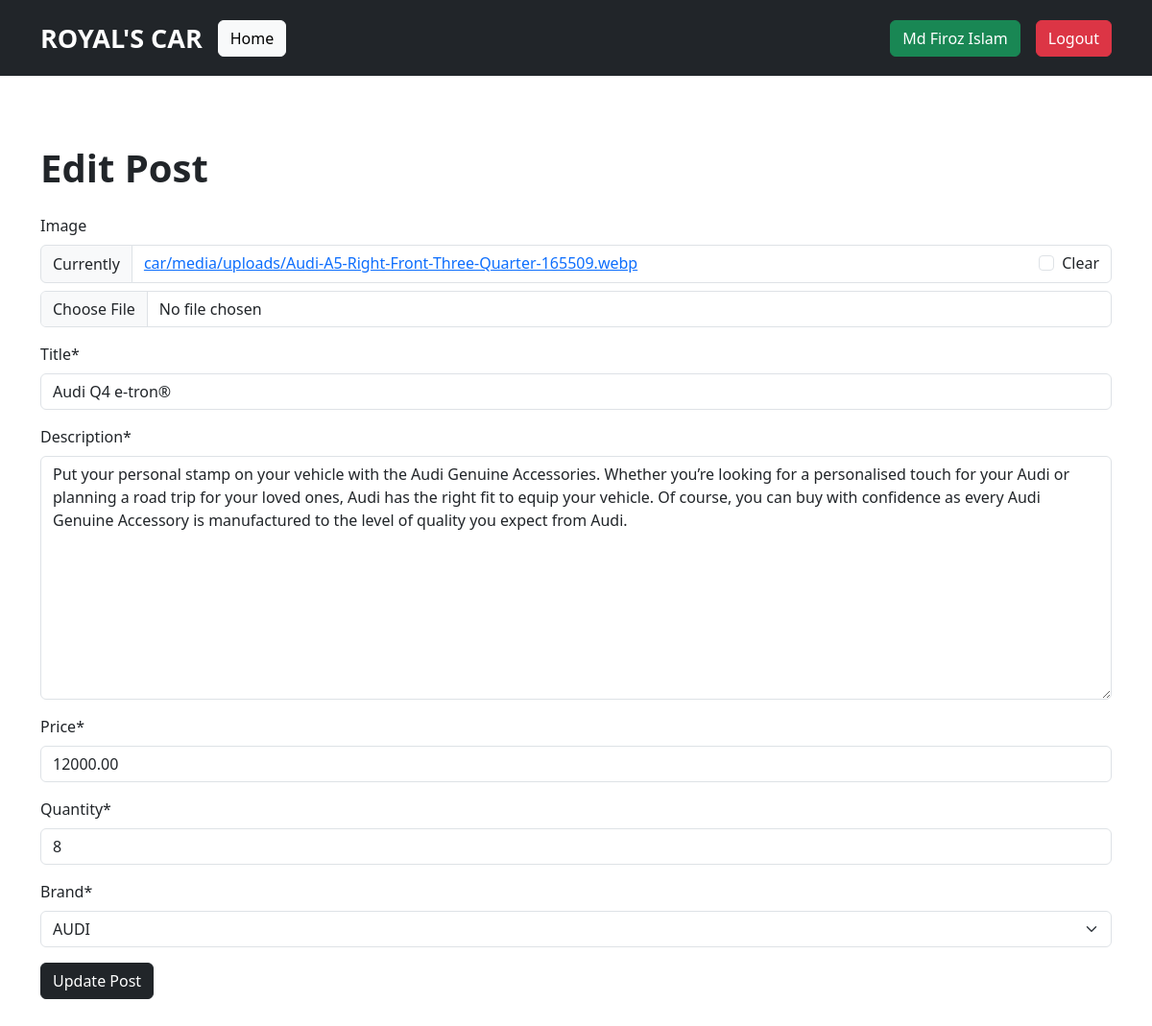
The app's page /car/edit/3 (signed in), older data.
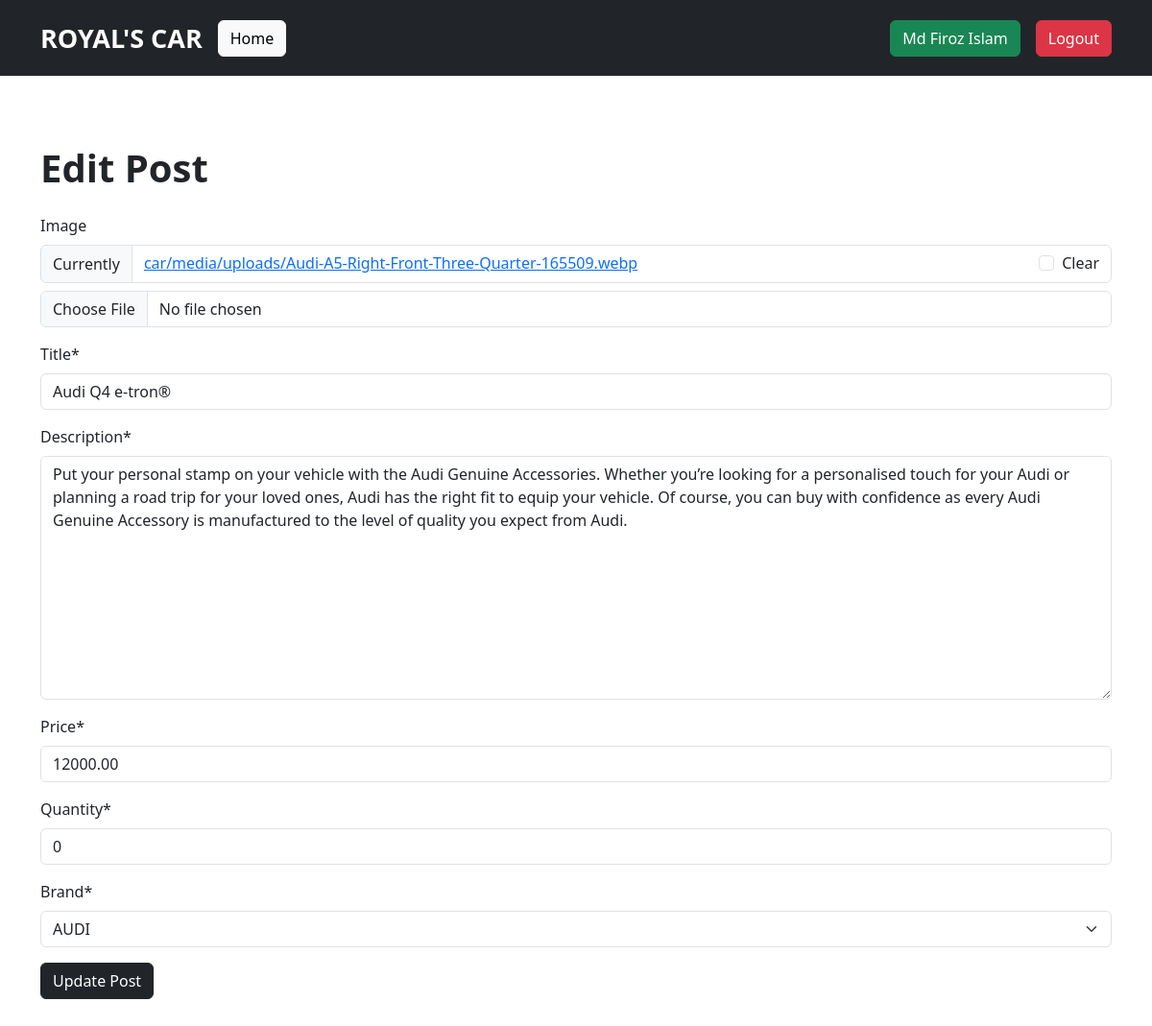
The same page, newer data.
### car/models.py (models this page shows, shortened)
class Car(models.Model):
    image = models.ImageField(upload_to='car/media/uploads/', blank=True, null=True)
    title = models.CharField(max_length=200)
    description = models.TextField()
    price = models.DecimalField(max_digits=10, decimal_places=2)
    quantity = models.IntegerField()
    brand = models.ForeignKey(Brand, on_delete=models.CASCADE)
    created_at = models.DateTimeField(auto_now_add=True)

### car/views.py (the view)
# urls.py: path('edit/<int:id>', EditCarView.as_view(), name='edit_car'),
@method_decorator(login_required, name='dispatch')
class EditCarView(UpdateView):
    model = Car
    form_class = CarForm
    template_name = 'edit_car.html'
    pk_url_kwarg = 'id'
    success_url = reverse_lazy('home')

### car/forms.py
class CarForm(forms.ModelForm):
    class Meta:
        model = Car
        fields = '__all__'

### brand/models.py (called while the page is built)
    def __str__(self):
        return self.name

### car/templates/edit_car.html (shortened to what this page needs)
{% extends 'base.html' %}
{% load crispy_forms_tags %}
{% block content %}
<div>
    <h1 class="mb-4 fw-bold">Edit Post</h1>
    <form method="post">
        {{form|crispy}}
        <button class="btn btn btn-dark">Update Post</button>
</div>
{% endblock %}

Row changes from the older to the newer data that the page shows:
changed Car "Audi Q4 e-tron®": quantity "8" → "0"
